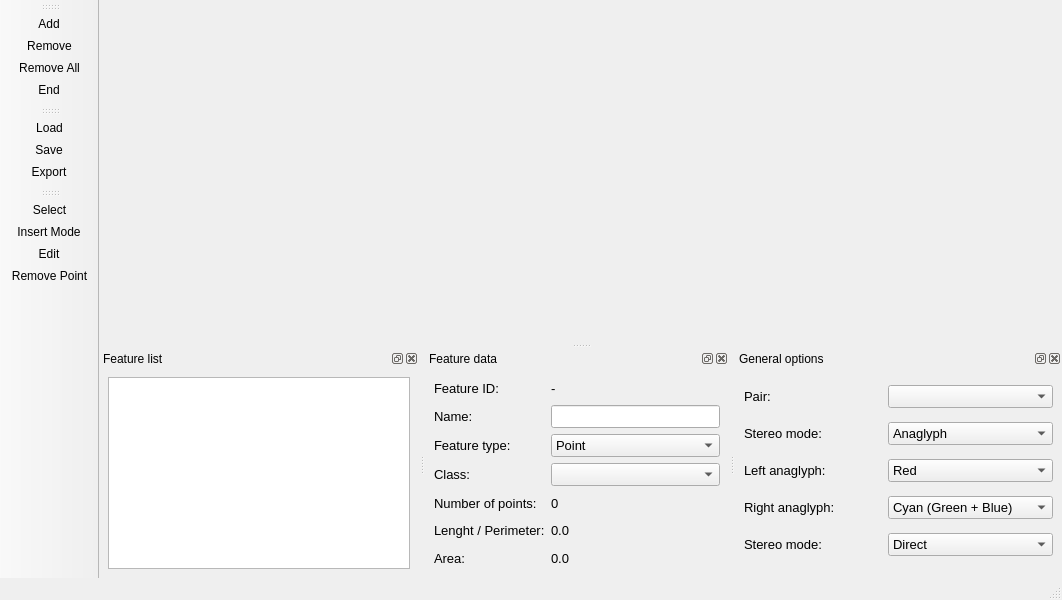
<?xml version="1.0" encoding="UTF-8"?>
<ui version="4.0">
 <class>StereoPlotterForm</class>
 <widget class="QMainWindow" name="StereoPlotterForm">
  <property name="geometry">
   <rect>
    <x>0</x>
    <y>0</y>
    <width>1062</width>
    <height>600</height>
   </rect>
  </property>
  <property name="windowTitle">
   <string>Stereoplotter</string>
  </property>
  <property name="dockNestingEnabled">
   <bool>false</bool>
  </property>
  <widget class="QWidget" name="centralwidget"/>
  <widget class="QMenuBar" name="menubar">
   <property name="geometry">
    <rect>
     <x>0</x>
     <y>0</y>
     <width>1062</width>
     <height>25</height>
    </rect>
   </property>
  </widget>
  <widget class="QStatusBar" name="statusbar"/>
  <widget class="QDockWidget" name="featureListDockWidget">
   <property name="minimumSize">
    <size>
     <width>96</width>
     <height>121</height>
    </size>
   </property>
   <property name="features">
    <set>QDockWidget::AllDockWidgetFeatures</set>
   </property>
   <property name="windowTitle">
    <string>Feature list</string>
   </property>
   <attribute name="dockWidgetArea">
    <number>8</number>
   </attribute>
   <widget class="QWidget" name="dockWidgetContents_4">
    <layout class="QGridLayout" name="gridLayout_3">
     <item row="0" column="0">
      <widget class="QTreeView" name="treeView"/>
     </item>
    </layout>
   </widget>
  </widget>
  <widget class="QDockWidget" name="featureEditorDockWidget">
   <property name="minimumSize">
    <size>
     <width>250</width>
     <height>223</height>
    </size>
   </property>
   <property name="maximumSize">
    <size>
     <width>3500</width>
     <height>250</height>
    </size>
   </property>
   <property name="contextMenuPolicy">
    <enum>Qt::NoContextMenu</enum>
   </property>
   <property name="features">
    <set>QDockWidget::AllDockWidgetFeatures</set>
   </property>
   <property name="windowTitle">
    <string>Feature data</string>
   </property>
   <attribute name="dockWidgetArea">
    <number>8</number>
   </attribute>
   <widget class="QWidget" name="dockWidgetContents_5">
    <layout class="QGridLayout" name="gridLayout_6">
     <item row="0" column="0">
      <layout class="QGridLayout" name="gridLayout_2">
       <item row="0" column="0">
        <widget class="QLabel" name="label_11">
         <property name="font">
          <font>
           <pointsize>10</pointsize>
          </font>
         </property>
         <property name="text">
          <string>Feature ID:</string>
         </property>
        </widget>
       </item>
       <item row="0" column="1">
        <widget class="QLabel" name="featureIdLabel">
         <property name="font">
          <font>
           <pointsize>10</pointsize>
          </font>
         </property>
         <property name="text">
          <string>-</string>
         </property>
        </widget>
       </item>
       <item row="1" column="0">
        <widget class="QLabel" name="label_4">
         <property name="font">
          <font>
           <pointsize>10</pointsize>
          </font>
         </property>
         <property name="text">
          <string>Name:</string>
         </property>
        </widget>
       </item>
       <item row="1" column="1">
        <widget class="QLineEdit" name="nameEdit">
         <property name="font">
          <font>
           <pointsize>10</pointsize>
          </font>
         </property>
        </widget>
       </item>
       <item row="2" column="0">
        <widget class="QLabel" name="label_5">
         <property name="font">
          <font>
           <pointsize>10</pointsize>
          </font>
         </property>
         <property name="text">
          <string>Feature type:</string>
         </property>
        </widget>
       </item>
       <item row="2" column="1">
        <widget class="QComboBox" name="comboBox_3">
         <property name="font">
          <font>
           <pointsize>10</pointsize>
          </font>
         </property>
         <item>
          <property name="text">
           <string>Point</string>
          </property>
         </item>
         <item>
          <property name="text">
           <string>Line</string>
          </property>
         </item>
         <item>
          <property name="text">
           <string>Polygon</string>
          </property>
         </item>
        </widget>
       </item>
       <item row="3" column="0">
        <widget class="QLabel" name="label_6">
         <property name="font">
          <font>
           <pointsize>10</pointsize>
          </font>
         </property>
         <property name="text">
          <string>Class:</string>
         </property>
        </widget>
       </item>
       <item row="3" column="1">
        <widget class="QComboBox" name="comboBox_4">
         <property name="font">
          <font>
           <pointsize>10</pointsize>
          </font>
         </property>
        </widget>
       </item>
       <item row="4" column="0">
        <widget class="QLabel" name="label_12">
         <property name="font">
          <font>
           <pointsize>10</pointsize>
          </font>
         </property>
         <property name="text">
          <string>Number of points:</string>
         </property>
        </widget>
       </item>
       <item row="4" column="1">
        <widget class="QLabel" name="noPointsLabel">
         <property name="font">
          <font>
           <pointsize>10</pointsize>
          </font>
         </property>
         <property name="text">
          <string>0</string>
         </property>
        </widget>
       </item>
       <item row="5" column="0">
        <widget class="QLabel" name="label_9">
         <property name="font">
          <font>
           <pointsize>10</pointsize>
          </font>
         </property>
         <property name="text">
          <string>Lenght / Perimeter:</string>
         </property>
         <property name="wordWrap">
          <bool>true</bool>
         </property>
        </widget>
       </item>
       <item row="5" column="1">
        <widget class="QLabel" name="perimeterLabel">
         <property name="font">
          <font>
           <pointsize>10</pointsize>
          </font>
         </property>
         <property name="text">
          <string>0.0</string>
         </property>
        </widget>
       </item>
       <item row="6" column="0">
        <widget class="QLabel" name="label_10">
         <property name="font">
          <font>
           <pointsize>10</pointsize>
          </font>
         </property>
         <property name="text">
          <string>Area:</string>
         </property>
        </widget>
       </item>
       <item row="6" column="1">
        <widget class="QLabel" name="areaLabel">
         <property name="font">
          <font>
           <pointsize>10</pointsize>
          </font>
         </property>
         <property name="text">
          <string>0.0</string>
         </property>
        </widget>
       </item>
      </layout>
     </item>
    </layout>
   </widget>
  </widget>
  <widget class="QDockWidget" name="generalOptionsDockWidget">
   <property name="minimumSize">
    <size>
     <width>279</width>
     <height>197</height>
    </size>
   </property>
   <property name="maximumSize">
    <size>
     <width>3500</width>
     <height>250</height>
    </size>
   </property>
   <property name="features">
    <set>QDockWidget::AllDockWidgetFeatures</set>
   </property>
   <property name="windowTitle">
    <string>General options</string>
   </property>
   <attribute name="dockWidgetArea">
    <number>8</number>
   </attribute>
   <widget class="QWidget" name="dockWidgetContents_2">
    <layout class="QGridLayout" name="gridLayout_5">
     <item row="0" column="0">
      <widget class="QLabel" name="label">
       <property name="font">
        <font>
         <pointsize>10</pointsize>
        </font>
       </property>
       <property name="text">
        <string>Pair:</string>
       </property>
      </widget>
     </item>
     <item row="0" column="1">
      <widget class="QComboBox" name="comboBox">
       <property name="font">
        <font>
         <pointsize>10</pointsize>
        </font>
       </property>
      </widget>
     </item>
     <item row="1" column="0">
      <widget class="QLabel" name="label_2">
       <property name="font">
        <font>
         <pointsize>10</pointsize>
        </font>
       </property>
       <property name="text">
        <string>Stereo mode:</string>
       </property>
      </widget>
     </item>
     <item row="1" column="1">
      <widget class="QComboBox" name="comboBox_2">
       <property name="font">
        <font>
         <pointsize>10</pointsize>
        </font>
       </property>
       <item>
        <property name="text">
         <string>Anaglyph</string>
        </property>
       </item>
       <item>
        <property name="text">
         <string>Polarized glasses</string>
        </property>
       </item>
      </widget>
     </item>
     <item row="2" column="0">
      <widget class="QLabel" name="label_3">
       <property name="font">
        <font>
         <pointsize>10</pointsize>
        </font>
       </property>
       <property name="text">
        <string>Left anaglyph:</string>
       </property>
      </widget>
     </item>
     <item row="2" column="1">
      <widget class="QComboBox" name="comboBox_5">
       <property name="font">
        <font>
         <pointsize>10</pointsize>
        </font>
       </property>
       <item>
        <property name="text">
         <string>Red</string>
        </property>
       </item>
       <item>
        <property name="text">
         <string>Green</string>
        </property>
       </item>
       <item>
        <property name="text">
         <string>Blue</string>
        </property>
       </item>
       <item>
        <property name="text">
         <string>Cyan (Green + Blue)</string>
        </property>
       </item>
       <item>
        <property name="text">
         <string>Yellow (Red + Green)</string>
        </property>
       </item>
       <item>
        <property name="text">
         <string>Magenta (Red + Blue)</string>
        </property>
       </item>
      </widget>
     </item>
     <item row="3" column="0">
      <widget class="QLabel" name="label_7">
       <property name="font">
        <font>
         <pointsize>10</pointsize>
        </font>
       </property>
       <property name="text">
        <string>Right anaglyph:</string>
       </property>
      </widget>
     </item>
     <item row="3" column="1">
      <widget class="QComboBox" name="comboBox_6">
       <property name="font">
        <font>
         <pointsize>10</pointsize>
        </font>
       </property>
       <property name="currentIndex">
        <number>3</number>
       </property>
       <item>
        <property name="text">
         <string>Red</string>
        </property>
       </item>
       <item>
        <property name="text">
         <string>Green</string>
        </property>
       </item>
       <item>
        <property name="text">
         <string>Blue</string>
        </property>
       </item>
       <item>
        <property name="text">
         <string>Cyan (Green + Blue)</string>
        </property>
       </item>
       <item>
        <property name="text">
         <string>Yellow (Red + Green)</string>
        </property>
       </item>
       <item>
        <property name="text">
         <string>Magenta (Red + Green)</string>
        </property>
       </item>
      </widget>
     </item>
     <item row="4" column="0">
      <widget class="QLabel" name="label_8">
       <property name="font">
        <font>
         <pointsize>10</pointsize>
        </font>
       </property>
       <property name="text">
        <string>Stereo mode:</string>
       </property>
      </widget>
     </item>
     <item row="4" column="1">
      <widget class="QComboBox" name="comboBox_7">
       <property name="font">
        <font>
         <pointsize>10</pointsize>
        </font>
       </property>
       <item>
        <property name="text">
         <string>Direct</string>
        </property>
       </item>
       <item>
        <property name="text">
         <string>Reverse</string>
        </property>
       </item>
      </widget>
     </item>
    </layout>
   </widget>
  </widget>
  <widget class="QToolBar" name="featuresToolBar">
   <property name="windowTitle">
    <string>Feature tools</string>
   </property>
   <attribute name="toolBarArea">
    <enum>LeftToolBarArea</enum>
   </attribute>
   <attribute name="toolBarBreak">
    <bool>false</bool>
   </attribute>
   <addaction name="actionAdd"/>
   <addaction name="actionRemove"/>
   <addaction name="actionRemove_All"/>
   <addaction name="actionEnd"/>
  </widget>
  <widget class="QToolBar" name="filesToolBar">
   <property name="windowTitle">
    <string>File tools</string>
   </property>
   <attribute name="toolBarArea">
    <enum>LeftToolBarArea</enum>
   </attribute>
   <attribute name="toolBarBreak">
    <bool>false</bool>
   </attribute>
   <addaction name="actionLoad"/>
   <addaction name="actionSave"/>
   <addaction name="actionExport"/>
  </widget>
  <widget class="QToolBar" name="pointsToolBar">
   <property name="windowTitle">
    <string>Point tools</string>
   </property>
   <attribute name="toolBarArea">
    <enum>LeftToolBarArea</enum>
   </attribute>
   <attribute name="toolBarBreak">
    <bool>false</bool>
   </attribute>
   <addaction name="actionSelect"/>
   <addaction name="actionInsert"/>
   <addaction name="actionEdit"/>
   <addaction name="actionRemove_Point"/>
  </widget>
  <action name="actionAdd">
   <property name="icon">
    <iconset resource="../resource/resource.qrc">
     <normaloff>:/icon/add.png</normaloff>:/icon/add.png</iconset>
   </property>
   <property name="text">
    <string>Add</string>
   </property>
   <property name="toolTip">
    <string>Add new feature</string>
   </property>
  </action>
  <action name="actionRemove">
   <property name="icon">
    <iconset resource="../resource/resource.qrc">
     <normaloff>:/icon/remove.png</normaloff>:/icon/remove.png</iconset>
   </property>
   <property name="text">
    <string>Remove</string>
   </property>
   <property name="toolTip">
    <string>Remove feature</string>
   </property>
  </action>
  <action name="actionRemove_All">
   <property name="icon">
    <iconset resource="../resource/resource.qrc">
     <normaloff>:/icon/removeall.png</normaloff>:/icon/removeall.png</iconset>
   </property>
   <property name="text">
    <string>Remove All</string>
   </property>
   <property name="toolTip">
    <string>Remove all features</string>
   </property>
  </action>
  <action name="actionEnd">
   <property name="icon">
    <iconset resource="../resource/resource.qrc">
     <normaloff>:/icon/featdone.png</normaloff>:/icon/featdone.png</iconset>
   </property>
   <property name="text">
    <string>End</string>
   </property>
   <property name="toolTip">
    <string>End feature</string>
   </property>
  </action>
  <action name="actionSelect">
   <property name="checkable">
    <bool>true</bool>
   </property>
   <property name="icon">
    <iconset resource="../resource/resource.qrc">
     <normaloff>:/icon/select.png</normaloff>:/icon/select.png</iconset>
   </property>
   <property name="text">
    <string>Select</string>
   </property>
   <property name="toolTip">
    <string>Select feature/point</string>
   </property>
  </action>
  <action name="actionInsert">
   <property name="checkable">
    <bool>true</bool>
   </property>
   <property name="icon">
    <iconset resource="../resource/resource.qrc">
     <normaloff>:/icon/ptadd.png</normaloff>:/icon/ptadd.png</iconset>
   </property>
   <property name="text">
    <string>Insert Mode</string>
   </property>
   <property name="toolTip">
    <string>Insert point mode</string>
   </property>
  </action>
  <action name="actionEdit">
   <property name="checkable">
    <bool>true</bool>
   </property>
   <property name="icon">
    <iconset resource="../resource/resource.qrc">
     <normaloff>:/icon/ptedit.png</normaloff>:/icon/ptedit.png</iconset>
   </property>
   <property name="text">
    <string>Edit</string>
   </property>
   <property name="toolTip">
    <string>Edit point mode</string>
   </property>
  </action>
  <action name="actionRemove_Point">
   <property name="icon">
    <iconset resource="../resource/resource.qrc">
     <normaloff>:/icon/ptremove.png</normaloff>:/icon/ptremove.png</iconset>
   </property>
   <property name="text">
    <string>Remove Point</string>
   </property>
   <property name="toolTip">
    <string>Remove point</string>
   </property>
  </action>
  <action name="actionLoad">
   <property name="icon">
    <iconset resource="../resource/resource.qrc">
     <normaloff>:/icon/fileopen.png</normaloff>:/icon/fileopen.png</iconset>
   </property>
   <property name="text">
    <string>Load</string>
   </property>
   <property name="toolTip">
    <string>Load features</string>
   </property>
  </action>
  <action name="actionSave">
   <property name="icon">
    <iconset resource="../resource/resource.qrc">
     <normaloff>:/icon/filesave</normaloff>:/icon/filesave</iconset>
   </property>
   <property name="text">
    <string>Save</string>
   </property>
   <property name="toolTip">
    <string>Save features</string>
   </property>
  </action>
  <action name="actionExport">
   <property name="icon">
    <iconset resource="../resource/resource.qrc">
     <normaloff>:/icon/report.png</normaloff>:/icon/report.png</iconset>
   </property>
   <property name="text">
    <string>Export</string>
   </property>
   <property name="toolTip">
    <string>Export features as...</string>
   </property>
  </action>
 </widget>
 <resources>
  <include location="../resource/resource.qrc"/>
 </resources>
 <connections/>
</ui>
